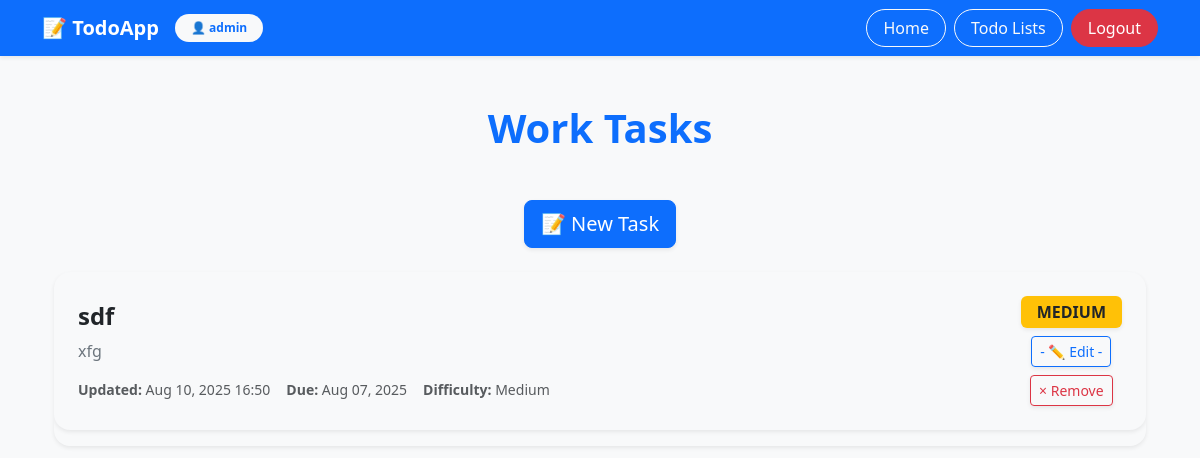
The app's page /tasks/my-tasks/2/ (signed in), older data.
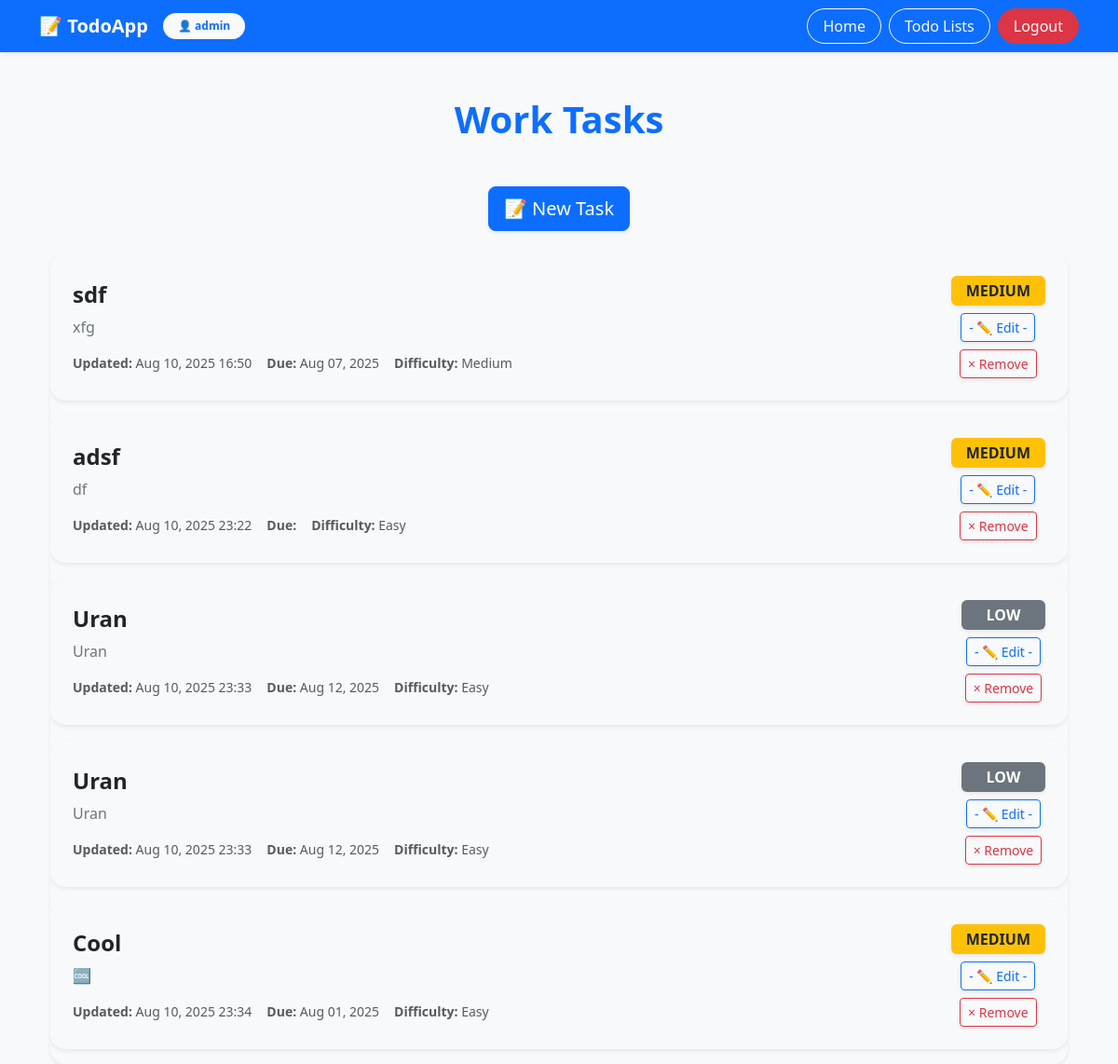
The same page, newer data.
### tasks/models.py (models this page shows, shortened)
class List(models.Model): # task list
    user = models.ForeignKey(User, on_delete=models.CASCADE, related_name= 'lists')
    name = models.CharField(max_length=100)

class Task(models.Model):
    PRIORITY_CHOICES = [
        ('low', 'Low'),
        ('medium', 'Medium'),
        ('high', 'High'),
    ]
    DIFFICULTY_CHOICES = [
        ('easy', 'Easy'),
        ('medium', 'Medium'),
        ('difficult', 'Difficult'),
    ]
    list = models.ForeignKey(List, on_delete=models.CASCADE, related_name = 'tasks')
    title = models.CharField(max_length=30)
    description = models.CharField(max_length=300)
    created_at = models.DateTimeField(auto_now_add = True)
    updated_at = models.DateTimeField(auto_now = True)
    due_date = models.DateTimeField(blank = True, null = True)
    priority = models.CharField(max_length=10, choices=PRIORITY_CHOICES, default='medium')
    difficulty = models.CharField(max_length=10, choices=DIFFICULTY_CHOICES ,default = 'easy')

### tasks/views.py (the view)
# urls.py: path('my-tasks/<int:list_id>/', views.task_list, name = "my-task-list"),
@login_required(login_url = 'users:login')
def task_list(request, list_id):
    user = request.user
    list = List.objects.filter(user = user).get(pk = list_id)
    return render(request, 'tasks/task_list.html', {"list": list})

### tasks/templates/tasks/task_list.html (shortened to what this page needs)
{% extends 'layout.html' %}
{% block content %}
<div class="container max-width-600 mt-5">
  <h1 class="page-title mb-5 text-center text-primary fw-bold">{{ list.name }}</h1>
  <div class="text-center mb-4">
    <a href="{% url 'tasks:create-task' list_id=list.pk %}" class="btn btn-primary btn-lg shadow-sm">
      📝 New Task
    </a>
  </div>
  {% if list.tasks.exists %}
    <ul class="list-group shadow-sm rounded-4 overflow-hidden">
      {% for task in list.tasks.all %}
      <li class="list-group-item d-flex flex-column flex-md-row justify-content-between align-items-start align-items-md-center gap-3 p-4 mb-3 rounded-4 border-0 shadow-sm"
          style="background: #f8f9fa;">
        {% if editing_task_id and editing_task_id == task.id %}
          <form method="post" action="{% url 'tasks:edit-task' list.id task.id %}" class="w-100">
            {% csrf_token %}
            {{ form.as_p }}
            <div class="mt-3 d-flex gap-2">
              <button type="submit" class="btn btn-success btn-sm shadow-sm">💾 Save</button>
              <a href="{% url 'tasks:my-task-list' list.id %}" class="btn btn-outline-secondary btn-sm">Cancel</a>
            </div>
          </form>
        {% else %}
          <div class="flex-grow-1">
            <h4 class="mb-2 text-truncate fw-semibold text-dark">{{ task.title }}</h4>
            <p class="mb-3 text-secondary">{{ task.description }}</p>
            <div class="small text-muted d-flex flex-wrap gap-3">
              <div><strong>Updated:</strong> {{ task.updated_at|date:"M d, Y H:i" }}</div>
              <div><strong>Due:</strong> {{ task.due_date|date:"M d, Y" }}</div>
              <div><strong>Difficulty:</strong> {{ task.difficulty|title }}</div>
            </div>
          </div>
          <div class="d-flex flex-column align-items-center gap-2">
            <span class="badge fs-6 px-3 py-2 text-uppercase shadow-sm
              {% if task.priority == 'high' %}bg-danger
              {% elif task.priority == 'medium' %}bg-warning text-dark
              {% else %}bg-secondary
              {% endif %}"
              style="min-width: 90px;">
              {{ task.priority }}
            </span>
            <a href="{% url 'tasks:edit-task' list_id=list.id task_id=task.id %}?edit=1"
               class="btn btn-outline-primary btn-sm shadow-sm">
              - ✏️ Edit -
            </a>
            <form method="post" action="{% url 'tasks:remove-task' list_id=list.id task_id=task.id %}">
              <button type="submit" class="btn btn-outline-danger btn-sm shadow-sm">
                &times; Remove
              </button>
            </form>
          </div>
        {% endif %}
      </li>
      {% endfor %}
    </ul>
  {% else %}
    <p class="text-center text-muted fs-5 mt-5">No tasks in this list yet.</p>
  {% endif %}
</div>
{% endblock %}

### templates/layout.html (shortened to what this page needs)
{% load static %}
<!DOCTYPE html>
<html lang="en">
<head>
    <link href="https://cdn.jsdelivr.net/npm/bootstrap@5.3.3/dist/css/bootstrap.min.css" rel="stylesheet">
</head>
<body class="bg-light">
<nav class="navbar navbar-expand-lg navbar-dark bg-primary shadow-sm mb-4">
  <div class="container d-flex justify-content-between align-items-center">
    <div class="d-flex align-items-center">
      <a class="navbar-brand fw-bold text-white me-3" href="{% url 'homepage' %}">
        📝 TodoApp
      </a>
      {% if user.is_authenticated %}
        <span class="badge rounded-pill bg-light text-primary fw-semibold px-3 py-2">
          👤 {{ user.username }}
        </span>
      {% endif %}
    </div>
    <div class="d-flex gap-2">
      <a class="btn btn{% if active_page != 'homepage' %}-outline{% endif %}-light rounded-pill px-3" href="{% url 'homepage' %}">Home</a>
      <a class="btn btn{% if active_page != 'my-task-lists' %}-outline{% endif %}-light rounded-pill px-3" href="{% url 'tasks:my-task-lists' %}">Todo Lists</a>
      {% if not user.is_authenticated %}
        <a class="btn btn-warning text-dark rounded-pill px-3" href="{% url 'users:login' %}">Login</a>
      {% else %}
        <a class="btn btn-danger rounded-pill px-3" href="{% url 'users:logout' %}">Logout</a>
      {% endif %}
    </div>
  </div>
</nav>
<div class="container">
  {% block content %}
  {% endblock %}
</div>
</body>
</html>

Row changes from the older to the newer data that the page shows:
added Task: title "adsf", description "df", updated_at "Aug 10, 2025 23:22", difficulty "Easy", priority "MEDIUM"
added Task: title "Uran", description "Uran", updated_at "Aug 10, 2025 23:33", due_date "Aug 12, 2025", difficulty "Easy", priority "LOW"
added Task: title "Uran", description "Uran", updated_at "Aug 10, 2025 23:33", due_date "Aug 12, 2025", difficulty "Easy", priority "LOW"
added Task: title "Cool", description "🆒", updated_at "Aug 10, 2025 23:34", due_date "Aug 01, 2025", difficulty "Easy", priority "MEDIUM"
